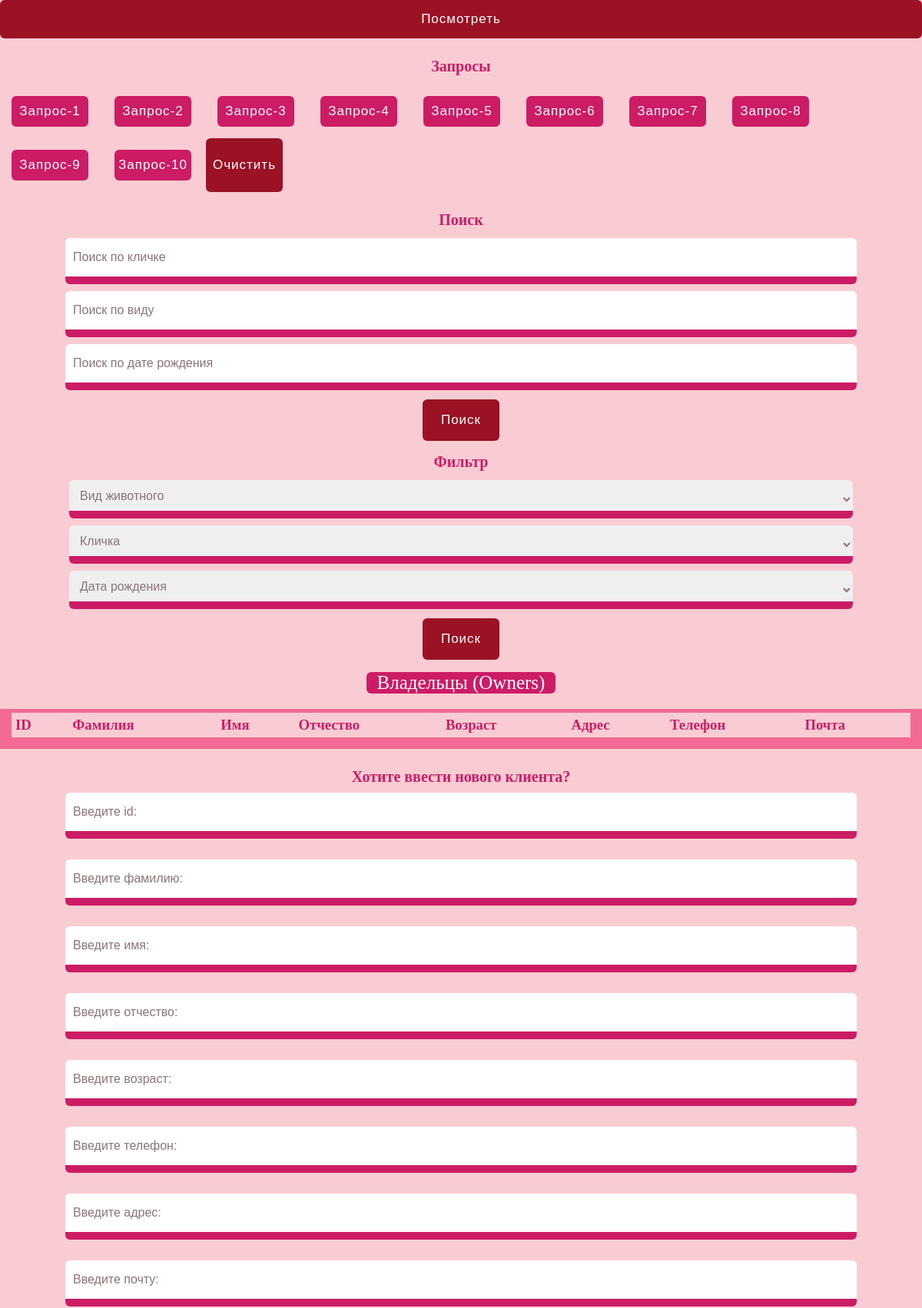
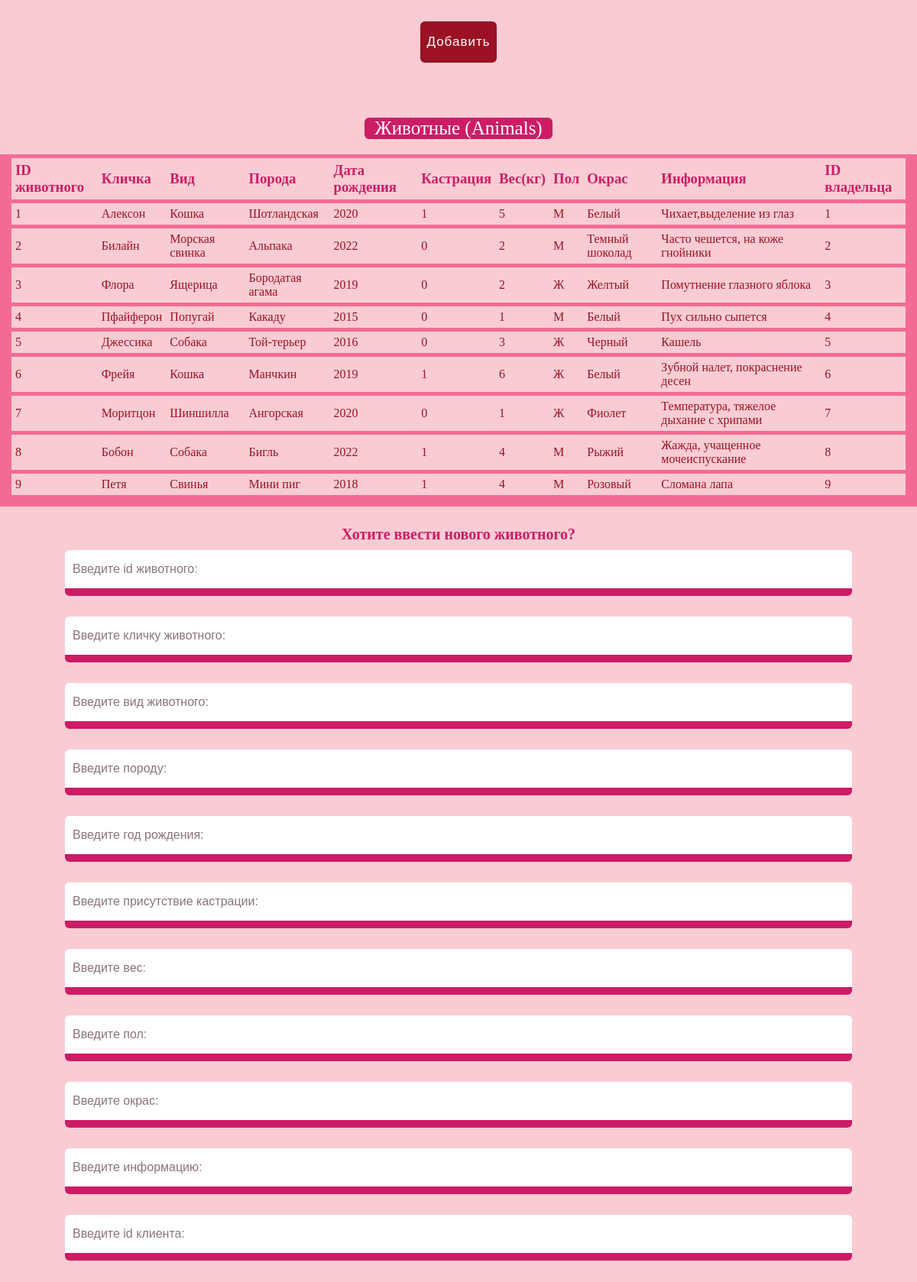
The page / (upper part) on the database its author committed (2 pictures, top to bottom).
### tables this page shows
CREATE TABLE `animals` (
  `id_an` int NOT NULL,
  `nickname` varchar(20) NOT NULL,
  `view` varchar(30) NOT NULL,
  `breed` varchar(20) NOT NULL,
  `date_of_birth` varchar(4) NOT NULL,
  `neutered` tinyint(1) NOT NULL,
  `weight_kg` varchar(2) NOT NULL,
  `gender` varchar(1) NOT NULL,
  `color` varchar(20) NOT NULL,
  `info` varchar(40) NOT NULL,
  `id_ow` int NOT NULL
);

### index.php (the view, shortened to what this page needs)
<!DOCTYPE html>
<html lang="en">
    <head>
        <link rel="stylesheet" href="style/css.css">
    </head>
    <body>
        <div class="container">
            <div class="form">
                <form action="view.php" method="GET">
                    <input class="submit-app" type="submit" name="view_button" value="Посмотреть">
                </form>
            </div>
            <div class="form-zapros">
                <h4>Запросы</h4>
                <form action="zaprosi.php" method="GET">
                    <input class="submit-zap" type="submit" name="zapros1" value="Запрос-1">
                    <input class="submit-zap" type="submit" name="zapros2" value="Запрос-2">
                    <input class="submit-zap" type="submit" name="zapros3" value="Запрос-3">
                    <input class="submit-zap" type="submit" name="zapros4" value="Запрос-4">
                    <input class="submit-zap" type="submit" name="zapros5" value="Запрос-5">
                    <input class="submit-zap" type="submit" name="zapros6" value="Запрос-6">
                    <input class="submit-zap" type="submit" name="zapros7" value="Запрос-7">
                    <input class="submit-zap" type="submit" name="zapros8" value="Запрос-8">
                    <input class="submit-zap" type="submit" name="zapros9" value="Запрос-9">
                    <input class="submit-zap" type="submit" name="zapros10" value="Запрос-10">
                    <input class="submit-reset" type="submit" name="reset" value="Очистить">
                </form>
            </div>
                <?php
                    include "search.php";
                ?>
                <?php
                    include "filter.php";
                ?>
                <p>Владельцы (Owners)</p>
                <table>
                    <td><h3>ID</h3></td>
                    <td><h3>Фамилия</h3></td>
                    <td><h3>Имя</h3></td>
                    <td><h3>Отчество</h3></td>
                    <td><h3>Возраст</h3></td>
                    <td><h3>Адрес</h3></td>
                    <td><h3>Телефон</h3></td>
                    <td><h3>Почта</h3></td>
                </table>
                <div class="vvod">
                    <h5>Хотите ввести нового клиента?</h5>
                    <form action="owners.php" method="POST">
                        <input class="vvod-ee" type="text" name="id_ow" placeholder="Введите id:"> <br>
                        <input class="vvod-ee" type="text" name="familyO" placeholder="Введите фамилию:"> <br>
                        <input class="vvod-ee" type="text" name="nameO" placeholder="Введите имя:"> <br>
                        <input class="vvod-ee" type="text" name="fatherO" placeholder="Введите отчество:"> <br>
                        <input class="vvod-ee" type="text" name="age" placeholder="Введите возраст:"> <br>
                        <input class="vvod-ee" type="text" name="address" placeholder="Введите телефон:"> <br>
                        <input class="vvod-ee" type="text" name="telephoneO" placeholder="Введите адрес:"> <br>
                        <input class="vvod-ee" type="text" name="email" placeholder="Введите почту:"> <br>
                        <input class="vvod-sub" type="submit" name="add" value="Добавить">
                    </form>
                </div>
            </div>
            <div class="animals">
                <br> <br>
                <p>Животные (Animals)</p>
                <table>
                    <td><h3>ID животного</h3></td>
                    <td><h3>Кличка</h3></td>
                    <td><h3>Вид</h3></td>
                    <td><h3>Порода</h3></td>
                    <td><h3>Дата рождения</h3></td>
                    <td><h3>Кастрация</h3></td>
                    <td><h3>Вес(кг)</h3></td>
                    <td><h3>Пол</h3></td>
                    <td><h3>Окрас</h3></td>
                    <td><h3>Информация</h3></td>
                    <td><h3>ID владельца</h3></td>
                <?php
                    $mysql = "SELECT * FROM animals";
                    $result = $dbcon -> query($mysql);
                    while ($myrow = $result->fetch_array())
                    {
                    ?>
                        <tr>
                            <td><?echo $myrow['id_an']?></td>
                            <td><?echo $myrow['nickname']?></td>
                            <td><?echo $myrow['view']?></td>
                            <td><?echo $myrow['breed']?></td>
                            <td><?echo $myrow['date_of_birth']?></td>
                            <td><?echo $myrow['neutered']?></td>
                            <td><?echo $myrow['weight_kg']?></td>
                            <td><?echo $myrow['gender']?></td>
                            <td><?echo $myrow['color']?></td>
                            <td><?echo $myrow['info']?></td>
                            <td><?echo $myrow['id_ow']?></td>
                        </tr>
                    <?php
                    }
                ?>
                </table>
                <div class="vvod">
                    <h5>Хотите ввести нового животного?</h5>
                    <form action="animals.php" method="POST">
                        <input class="vvod-ee" type="text" name="id_an" placeholder="Введите id животного:"> <br>
                        <input class="vvod-ee" type="text" name="nickname" placeholder="Введите кличку животного:"> <br>
                        <input class="vvod-ee" type="text" name="view" placeholder="Введите вид животного:"> <br>
                        <input class="vvod-ee" type="text" name="breed" placeholder="Введите породу:"> <br>
                        <input class="vvod-ee" type="text" name="date_of_birth" placeholder="Введите год рождения:"> <br>
                        <input class="vvod-ee" type="text" name="neutered" placeholder="Введите присутствие кастрации:"> <br>
                        <input class="vvod-ee" type="text" name="weight_kg" placeholder="Введите вес:"> <br>
                        <input class="vvod-ee" type="text" name="gender" placeholder="Введите пол:"> <br>
                        <input class="vvod-ee" type="text" name="color" placeholder="Введите окрас:"> <br>
                        <input class="vvod-ee" type="text" name="info" placeholder="Введите информацию:"> <br>
                        <input class="vvod-ee" type="text" name="id_ow" placeholder="Введите id клиента:"> <br>
                    </form>
                </div>
            </div>
</body>
</html>

### search.php (shortened to what this page needs)
<!DOCTYPE html>
<html lang="en">
    <head>
        <link rel="stylesheet" href="style/css.css">
    </head>
    <body>
        <div class="form-search">
            <h4>Поиск</h4>
            <form action="#" method="GET">
                <input class="input-f" type="text" name="search_nickname" placeholder="Поиск по кличке">
                <input class="input-f" type="text" name="search_view" placeholder="Поиск по виду">
                <input class="input-f" type="text" name="search_date" placeholder="Поиск по дате рождения">
                <input class="submit-search" type="submit" name="submit_search"  value="Поиск">
            </form>
        </div>
    </body>
</html>

### filter.php (shortened to what this page needs)
<!DOCTYPE html>
<html lang="en">
    <head>
        <link rel="stylesheet" href="style/css.css">
    </head>
    <body>
        <div class="filter">
            <h4>Фильтр</h4>
            <form action="#" method="POST">
                <select name="view_filter" class="filter-view">
                    <option class="filter-view" value="" selected>Вид животного</option>
                </select>
                <select name="nickname_filter" class="filter-view">
                    <option class="filter-view" value="" selected>Кличка</option>
                </select>
                <select name="date_filter" class="filter-view">
                    <option class="filter-view" value="" selected>Дата рождения</option>
                </select>
                <input type="submit" name="click" class="filter-sub" value="Поиск">
            </form>
        </div>
    </body>
</html>

### style/css.css (style rules this page uses)
* { margin: 0; padding: 0; }
body { justify-content: center; align-items: center; background-color: rgb(249, 204, 211); }
table { color: #9a1224; width: 100%; margin-bottom: 20px; border: 15px solid #f36b94; border-top: 5px solid #f36b94; border-collapse: collapse; }
td { padding: 5px; border: none; border-bottom: 5px solid #f36b94; }
p { text-align: center; font-size: 25px; margin: 20px; background-color: #cc1c65; color: #fff; width: 246px; border-radius: 6px; margin-left: auto; margin-right: auto; }
.form .submit-app { margin-top: 25px; }
.form .submit-app { margin: auto; display: block; height: 50px; width: 100%; border: none; color: #fff; font-size: 17px; font-weight: 500; letter-spacing: 1px; border-radius: 6px; background-color: #9a1224; cursor: pointer; transition: all 0.3s ease; }
.form-zapros { margin-top: 25px; }
h4 { color: #cc1c65; text-align: center; font-size: 20px; margin: 12px; }
h3 { color: #cc1c65; }
.form-zapros .submit-zap { margin: 15px; justify-content: center; height: 40px; width: 100px; border: none; color: #fff; font-size: 17px; font-weight: 500; letter-spacing: 1px; border-radius: 6px; background-color: #cc1c65; cursor: pointer; transition: all 0.3s ease; }
.form-zapros .submit-reset { margin-left: auto; margin-right: auto; justify-content: center; height: 70px; width: 100px; border: none; color: #fff; font-size: 17px; font-weight: 500; letter-spacing: 1px; border-radius: 6px; background-color: #9a1224; cursor: pointer; transition: all 0.3s ease; }
.form-search { margin-top: 25px; }
.form-search .input-f { position: relative; display: block; margin-left: auto; margin-right: auto; height: 50px; width: 85%; margin-top: 9px; border-radius: 6px; border: none; font-size: 16px; border-bottom: 10px solid #cc1c65; padding-left: 10px; }
.form-search .input-f::placeholder { color: #8a7476; }
.form-search .submit-search { position: relative; margin: 0 auto; justify-content: center; height: 54px; width: 100px; border: none; color: #fff; font-size: 17px; font-weight: 500; letter-spacing: 1px; border-radius: 6px; background-color: #9a1224; cursor: pointer; transition: all 0.3s ease; margin-bottom: 28px; top: 12px; display: flex; align-items: center; }
.filter { margin-top: 25px; }
.filter .filter-view { display: block; margin-left: auto; margin-right: auto; height: 50px; width: 85%; margin-top: 9px; border-radius: 6px; border: none; color: #8a7476; font-size: 16px; border-bottom: 10px solid #cc1c65; padding-left: 10px; }
.filter .filter-sub { position: relative; margin: 0 auto; justify-content: center; height: 54px; width: 100px; border: none; color: #fff; font-size: 17px; font-weight: 500; letter-spacing: 1px; border-radius: 6px; background-color: #9a1224; cursor: pointer; transition: all 0.3s ease; margin-bottom: 28px; top: 12px; display: flex; align-items: center; }
.vvod { margin-top: 25px; }
.vvod .vvod-ee { position: relative; display: block; margin-left: auto; margin-right: auto; height: 50px; width: 85%; margin-top: 9px; border-radius: 6px; border: none; font-size: 16px; border-bottom: 10px solid #cc1c65; padding-left: 10px; }
.vvod .vvod-ee::placeholder { color: #8a7476; }
.vvod .vvod-sub { position: relative; margin: 0 auto; justify-content: center; height: 54px; width: 100px; border: none; color: #fff; font-size: 17px; font-weight: 500; letter-spacing: 1px; border-radius: 6px; background-color: #9a1224; cursor: pointer; transition: all 0.3s ease; margin-bottom: 28px; top: 12px; display: flex; align-items: center; }
h5 { color: #cc1c65; text-align: center; font-size: 20px; }

### rows shown on the page
animals: id_an "1", nickname "Алексон", view "Кошка", breed "Шотландская", date_of_birth "2020", neutered "1", weight_kg "5", gender "М", color "Белый", info "Чихает,выделение из глаз", id_ow "1"
animals: id_an "2", nickname "Билайн", view "Морская свинка", breed "Альпака", date_of_birth "2022", neutered "0", weight_kg "2", gender "М", color "Темный шоколад", info "Часто чешется, на коже гнойники", id_ow "2"
animals: id_an "3", nickname "Флора", view "Ящерица", breed "Бородатая агама", date_of_birth "2019", neutered "0", weight_kg "2", gender "Ж", color "Желтый", info "Помутнение глазного яблока", id_ow "3"
animals: id_an "4", nickname "Пфайферон", view "Попугай", breed "Какаду", date_of_birth "2015", neutered "0", weight_kg "1", gender "М", color "Белый", info "Пух сильно сыпется", id_ow "4"
animals: id_an "5", nickname "Джессика", view "Собака", breed "Той-терьер", date_of_birth "2016", neutered "0", weight_kg "3", gender "Ж", color "Черный", info "Кашель", id_ow "5"
animals: id_an "6", nickname "Фрейя", view "Кошка", breed "Манчкин", date_of_birth "2019", neutered "1", weight_kg "6", gender "Ж", color "Белый", info "Зубной налет, покраснение десен", id_ow "6"
animals: id_an "7", nickname "Моритцон", view "Шиншилла", breed "Ангорская", date_of_birth "2020", neutered "0", weight_kg "1", gender "Ж", color "Фиолет", info "Температура, тяжелое дыхание с хрипами", id_ow "7"
animals: id_an "8", nickname "Бобон", view "Собака", breed "Бигль", date_of_birth "2022", neutered "1", weight_kg "4", gender "М", color "Рыжий", info "Жажда, учащенное мочеиспускание", id_ow "8"
animals: id_an "9", nickname "Петя", view "Свинья", breed "Мини пиг", date_of_birth "2018", neutered "1", weight_kg "4", gender "М", color "Розовый", info "Сломана лапа", id_ow "9"
